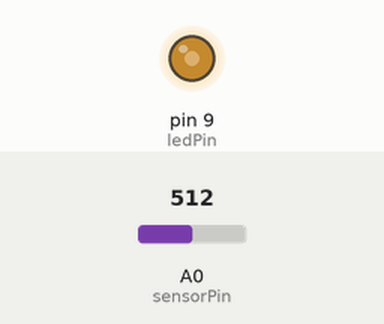
A sketch run on a simulated Arduino Uno, built with avr-gcc and run on an emulated ATmega328P. On the bench: output pins drawn as LEDs (lit = HIGH). The inputs (shaded band) are chosen by the test bench; at power-on: A0 (sensorPin) = 512. What the sketch prints to the serial monitor is not drawn.

Above: at 1.2 s.
1.3 s: A0 (sensorPin) set to 420
At 2.0 s:
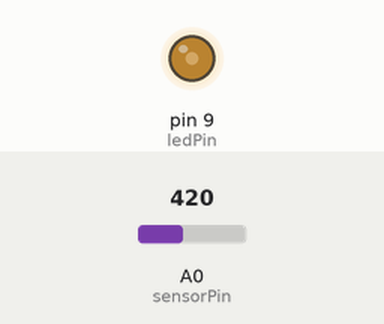
4.3 s: A0 (sensorPin) set to 388
At 5.4 s:
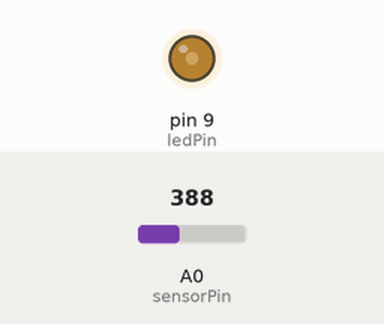
6.0 s: A0 (sensorPin) set to 104
At 6.9 s:
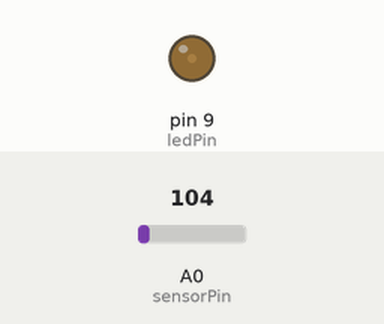
7.5 s: A0 (sensorPin) set to 88
At 7.9 s:
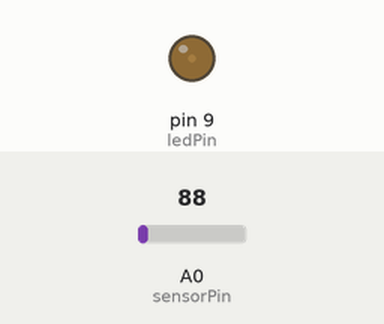
9.3 s: A0 (sensorPin) set to 0
At 10.3 s:
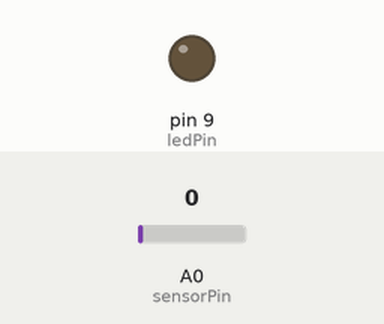
10.8 s: A0 (sensorPin) set to 8
At 11.5 s:
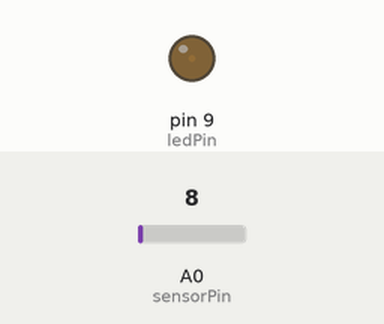
12.3 s: A0 (sensorPin) set to 11
Timing chart, 0 to 15.1 s (numbered marks = the images above; inputs shaded):
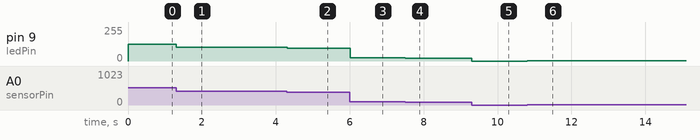

The sketch:

10_Fotorezistor.ino
```cpp
/*
Download from http://robotica.md/

*/

const int sensorPin = 0;
const int ledPin = 9;
// setam variabile globale pentru nivel de lumină:
int lightLevel;
int calibratedlightLevel; // calibrăm nivel lumină
int maxThreshold = 0;     // nivel maxim lumină
int minThreshold = 1023;   // nivel minim lumină

void setup()
{
  pinMode(ledPin, OUTPUT);    // LED setat OUTput
  Serial.begin(9600);
}
void loop()
{
  lightLevel = analogRead(sensorPin);  // citește tensiunea de pe senzor
  Serial.print(lightLevel);
  calibratedlightLevel = map(lightLevel, 0, 1023, 0, 255);  // scalare nivel de la 0 la 255
Serial.print("\t");       // caracter tab
  Serial.print(calibratedlightLevel);   // o linie după
  analogWrite(ledPin, calibratedlightLevel);    // setează luminozitate LED
}
```

Measured:
- after the input at 1.3 s, pin 9 (ledPin): 127/255 → 104/255 at once
- after the input at 4.3 s, pin 9 (ledPin): 104/255 → 96/255 at once
- after the input at 6.0 s, pin 9 (ledPin): 96/255 → 25/255 at once
- after the input at 7.5 s, pin 9 (ledPin): 25/255 → 21/255 at once
- after the input at 9.3 s, pin 9 (ledPin): 21/255 → 0/255 at once
- after the input at 10.8 s, pin 9 (ledPin): 0/255 → 1/255 at once
- after the input at 12.3 s, pin 9 (ledPin): 1/255 → 2/255 at once
